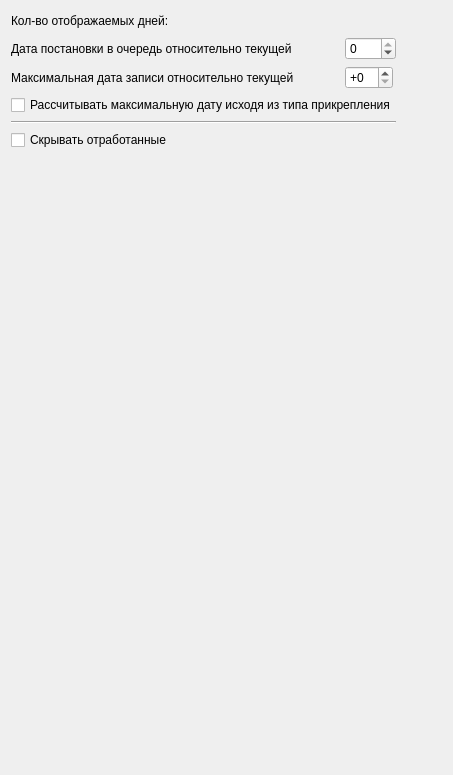
     <widget class="QWidget" name="tabDeferredQueue">
      <attribute name="title">
       <string>ЖОС</string>
      </attribute>
      <layout class="QGridLayout" name="gridLayout_15">
       <item row="0" column="3">
        <spacer name="horizontalSpacer">
         <property name="orientation">
          <enum>Qt::Horizontal</enum>
         </property>
         <property name="sizeHint" stdset="0">
          <size>
           <width>40</width>
           <height>20</height>
          </size>
         </property>
        </spacer>
       </item>
       <item row="1" column="1">
        <widget class="QSpinBox" name="edtDaysAmountToShowBefore">
         <property name="sizePolicy">
          <sizepolicy hsizetype="Maximum" vsizetype="Fixed">
           <horstretch>0</horstretch>
           <verstretch>0</verstretch>
          </sizepolicy>
         </property>
         <property name="suffix">
          <string/>
         </property>
         <property name="prefix">
          <string/>
         </property>
         <property name="minimum">
          <number>-999</number>
         </property>
         <property name="maximum">
          <number>0</number>
         </property>
        </widget>
       </item>
       <item row="6" column="1">
        <spacer name="verticalSpacer_8">
         <property name="orientation">
          <enum>Qt::Vertical</enum>
         </property>
         <property name="sizeHint" stdset="0">
          <size>
           <width>20</width>
           <height>614</height>
          </size>
         </property>
        </spacer>
       </item>
       <item row="0" column="0">
        <widget class="QLabel" name="lblDaysAmountToShow">
         <property name="text">
          <string>Кол-во отображаемых дней:</string>
         </property>
        </widget>
       </item>
       <item row="1" column="0">
        <widget class="QLabel" name="label">
         <property name="text">
          <string>Дата постановки в очередь относительно текущей</string>
         </property>
        </widget>
       </item>
       <item row="2" column="0">
        <widget class="QLabel" name="label_2">
         <property name="text">
          <string>Максимальная дата записи относительно текущей</string>
         </property>
        </widget>
       </item>
       <item row="5" column="0" colspan="3">
        <widget class="QCheckBox" name="chkHideFinishedInDeferredQueue">
         <property name="text">
          <string>Скрывать отработанные</string>
         </property>
        </widget>
       </item>
       <item row="2" column="1">
        <widget class="QSpinBox" name="edtDaysAmountToShowAfter">
         <property name="sizePolicy">
          <sizepolicy hsizetype="Maximum" vsizetype="Fixed">
           <horstretch>0</horstretch>
           <verstretch>0</verstretch>
          </sizepolicy>
         </property>
         <property name="suffix">
          <string/>
         </property>
         <property name="prefix">
          <string>+</string>
         </property>
        </widget>
       </item>
       <item row="4" column="0" colspan="2">
        <widget class="Line" name="line">
         <property name="orientation">
          <enum>Qt::Horizontal</enum>
         </property>
        </widget>
       </item>
       <item row="3" column="0" colspan="2">
        <widget class="QCheckBox" name="chkDefaultMaxDateByAttach">
         <property name="toolTip">
          <string>Д-1 - +3 дня, Д-2 - +14 дней, Д-3 - +30 дней, Д-4 - +3 месяца, Д-5 - + 6 месяцев, Д-6 - +1 год.</string>
         </property>
         <property name="text">
          <string>Рассчитывать максимальную дату исходя из типа прикрепления</string>
         </property>
        </widget>
       </item>
      </layout>
     </widget>
